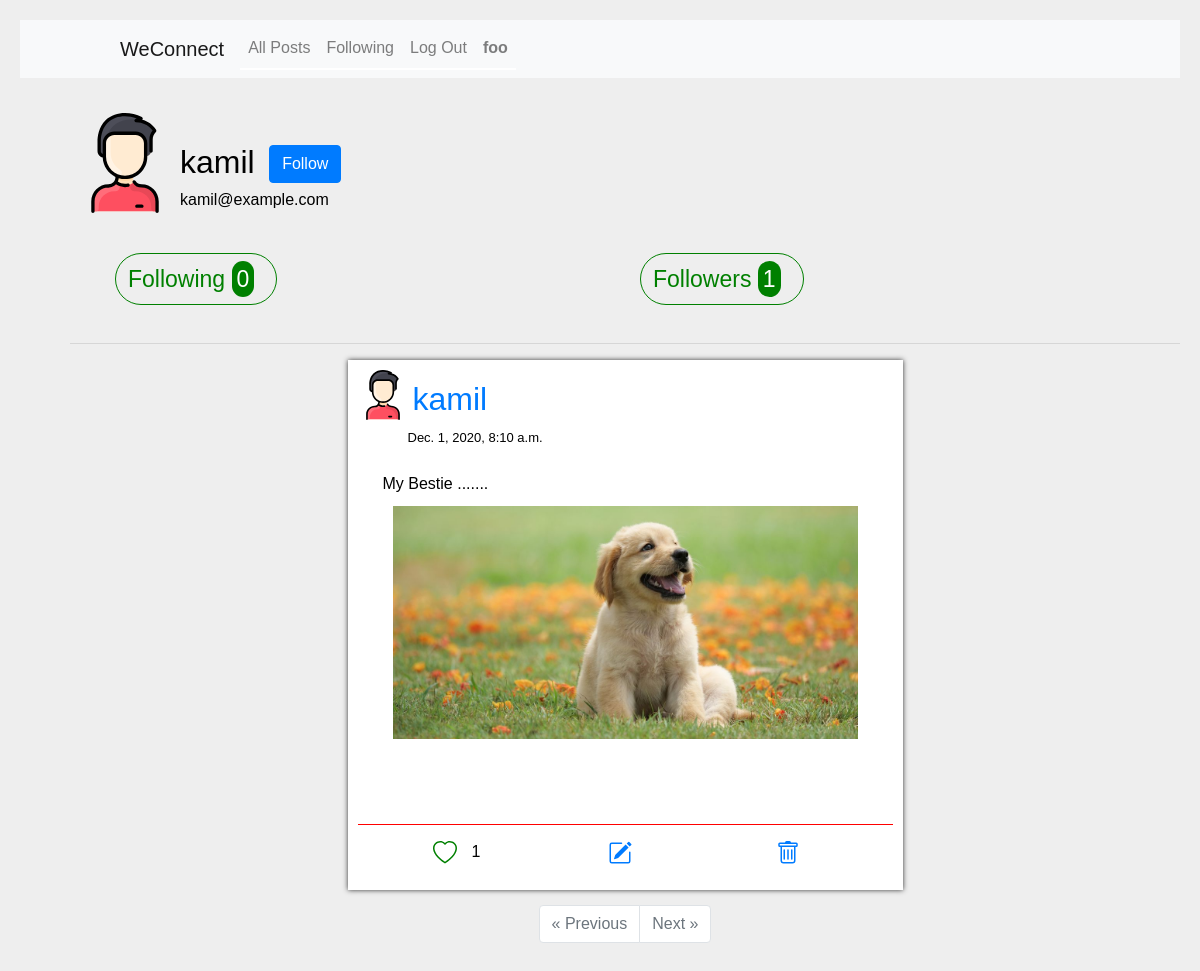
Page /profile/kamil (signed in) on the committed database.
### network/models.py (models this page shows, shortened)
class User(AbstractUser):
    following = models.ManyToManyField("self",symmetrical=False,related_name="followers",blank=True)
    pass

class Posts(models.Model):
	id = models.AutoField(primary_key=True)
	creator = models.ForeignKey("User",related_name="profile",on_delete=models.CASCADE)
	content = models.CharField(blank=False, max_length=1000)
	timestamp = models.DateTimeField(auto_now_add=True)
	likes = models.IntegerField(default=0)
	likedby = models.ManyToManyField("User",related_name="likers",blank=True)

class Image(models.Model):
	uploader = models.ForeignKey("User", related_name="pics", on_delete=models.CASCADE)
	post= models.ForeignKey("Posts", related_name="pics", on_delete=models.CASCADE)
	link = models.CharField(blank=False, max_length=1000)
	code = models.CharField(blank=False, max_length=200)

### network/views.py (the view)
# urls.py: path("profile/<str:name>", views.profile, name="profile"),
def profile(request,name):
    me=request.user.username
    person=User.objects.get(username=me)
    pro=User.objects.get(username=name)
    email=pro.email
    posts=pro.profile.all()
    followers=pro.followers.all()
    following=pro.following.all()
    my_liked=person.likers.all()
    my_following=person.following.all()
    p=Paginator(posts,10) #Paginate to get 10 posts at a time
    if request.GET.get('page'):
        pgn=request.GET.get('page')
        if (int(pgn)<=p.num_pages):
            send=p.page(pgn)
        else:
            send=p.page(1)
    else:
        send=p.page(1)
    album=[]
    for thing in send:
        pics=thing.pics.all()
        album.append(pics)
    return render(request,"network/profile.html",{
        "me":person,
        "profile":pro,
        "name":name,
        "email":email,
        "post":send,
        "num":p.num_pages,
        "followers":followers,
        "following":following,
        "my_liked":my_liked,
        "my_following":my_following,
        "album":album
        })

### network/templates/network/profile.html (shortened to what this page needs)
{% extends "network/layout.html" %}
{% block body %}
	<div class="containeer">
	    <div class="one">
	        <img src="/media/person.svg" class="person"/>
		    <div class="up">
	    		<span class="user_name">{{name}}</span>
		    	{% if me != profile %}
					{% if profile in my_following %}
						<button type="button" class="follow btn btn-primary" data-add="unollow">Unfollow</button>
					{% else %}
						<button type="button" class="follow btn btn-primary" data-add="follow">Follow</button>
					{% endif %}
				{% endif %}
		    </div>
		</div>
		&emsp;&emsp;&emsp;&emsp;&emsp;{{email}}
		<div class="container">
			<div class="row">
				<div class="col here">
					<span class="bundle"><span class="lists">Following</span> <span class="num">{{following|length}}</span></span>
				</div>
				<div class="col here">
					<span class="bundle"><span class="lists">Followers</span> <span class="num">{{followers|length}}</span></span>
				</div>
			</div>
		</div>
	</div>
	<hr>
    {% for item in post %}
        <div class="post">
            <div class="one">
                <a href="/profile/{{item.creator}}">
                    <img src="/media/person.svg" class="person"/>
                </a>
                <div class="up">
                    <a href="/profile/{{item.creator}}">
                        <span class="creator">{{item.creator}}</span>
                    </a>
                    <div class="timestamp">{{item.timestamp}}</div>
                </div>
            </div>
            <div class="content">{{item.content}}<br>
                <div class="image">
                    {% for image in album %}
                        {% for img in image %}
                            {% if img.post == item %}
                                <img src="{{img.link}}">
                            {% endif %}
                        {% endfor %}
                    {% endfor %}
                </div>
            </div>
            <div class="container">
                <div class="row post_actions">
                    <div class="col" type="button" data-toogle="tooltip" data-placement="bottom" title="Like post">
                        {%if item in my_liked%}
                            <div class="actions liked" data-press="{{item.id}}" data-status="liked"><img src="/media/liked.svg" class="react"/>{{item.likes}}</div>
                        {% else %}
                            <div class="actions not_liked" data-press="{{item.id}}" data-status="not_liked"><img src="/media/not_liked.svg" class="react"/>
                            {{item.likes}}</div>
                        {% endif %}
                    </div>
                    <span class="col edit actions" type="button" data-toogle="tooltip" data-placement="bottom" title="Edit post">
                        <a href="/edit/?psid={{item.id}}">
                        </a>
                    </span>
                    <span class="col delete actions" type="button" data-toogle="tooltip" data-placement="bottom" title="delete Post">
                        <a href="/delete/{{item.id}}">
                        </a>
                    </span>
                </div>
            </div>
        </div>
    {% endfor %}
	<nav aria-label="Page navigation example">
	  <ul class="pagination justify-content-center">
	    {% if post.has_previous %}
	    <li class="page-item">
	      <a class="page-link" href="?page={{post.previous_page_number}}" aria-label="Previous">
	        <span aria-hidden="true">&laquo;</span> Previous
	      </a>
	    </li>
	    {% else %}
	    <li class="page-item disabled">
	      <a class="page-link" href="#" aria-label="Previous">
	        <span aria-hidden="true">&laquo;</span> Previous
	      </a>
	    </li>
	    {% endif %}
	    {% if post.has_next %}
	    <li class="page-item">
	      <a class="page-link" href="?page={{post.next_page_number}}" aria-label="Next">Next
	        <span aria-hidden="true">&raquo;</span>
	      </a>
	    </li>
	    {% else %}
	    <li class="page-item disabled">
	      <a class="page-link" href="#" aria-label="Next">Next
	        <span aria-hidden="true">&raquo;</span>
	      </a>
	    </li>
	    {% endif %}
	  </ul>
	</nav>
{% endblock %}

### network/templates/network/layout.html (shortened to what this page needs)
{% load static %}
<!DOCTYPE html>
<html lang="en">
    <head>
        <link rel="stylesheet" href="https://cdnjs.cloudflare.com/ajax/libs/font-awesome/5.15.1/css/all.min.css" />
        <link rel="stylesheet" href="https://stackpath.bootstrapcdn.com/bootstrap/4.4.1/css/bootstrap.min.css">
        <link rel="stylesheet" href="https://cdn.jsdelivr.net/npm/bootstrap@4.5.3/dist/css/bootstrap.min.css">
        <link href="{% static 'network/styles.css' %}" rel="stylesheet">
    </head>
    <body>
        <nav class="navbar navbar-expand-lg navbar-light bg-light">
            <a class="navbar-brand" href="#">WeConnect</a>
            <div>
              <ul class="navbar-nav mr-auto">
                <li class="nav-item">
                  <a class="nav-link" href="{% url 'index' %}">All Posts</a>
                </li>
                {% if user.is_authenticated %}
                    <li class="nav-item">
                        <a class="nav-link" href="{% url 'following' %}">Following</a>
                    </li>
                    <li class="nav-item">
                        <a class="nav-link" href="{% url 'logout' %}">Log Out</a>
                    </li>
                {% endif %}
                {% if user.is_authenticated %}
                    <li class="nav-item">
                        <a class="nav-link" href="{% url 'me' %}"><strong>{{ user.username }}</strong></a>
                    </li>
                {% endif %}
              </ul>
            </div>
        </nav>
        <div class="body">
            {% block body %}
            {% endblock %}
        </div>
    </body>
</html>

### network/static/network/styles.css (style rules this page uses)
* { box-sizing: border-box; padding: 0; margin: 0; }
body { background: #eee; font-family: sans-serif; color:black; margin:10px; padding:10px; }
.body { margin-left:50px; margin-top:30px; }
.navbar { padding-left:100px; }
.nav-item { border-bottom:2px solid white; }
.body { background: none; }
.user_name { font-size: 2em; }
.person { height:500px; width:100px; }
.post { background: white; display:grid; margin: 10px; margin-left: 25%; margin-bottom: 15px; box-shadow: 0px 0px 5px #333; padding: 10px; width: 50%; }
.one { display:flex; }
.containeer img { transform: scale(2); }
.containeer .up { transform: translateX(30px); }
.up a { text-decoration: none; }
.creator { font-size: 2em; margin:5px; display: block; }
.timestamp { font-size:13px; }
.person { height: 50px; width: 50px; }
.content { margin:25px; }
.content .image { margin: 10px; display: flex; align-items: center; justify-content: center; }
.post_actions { padding:15px; border-top: 1px solid red; }
.react { margin-right:10px; user-drag:none; user-select: none; -moz-user-select: none; -webkit-user-drag:none; -webkit-user-select:none; -ms-user-select:none; }
.bi { margin-top:0; margin-right:10px; }
.image img { height:auto; width:100% }
.page-item { user-select: none; user-drag: none; -moz-user-select:none; -webkit-user-drag: none; -webkit-user-select: none; -ms-user-select:none; }
.post_actions .col { display:flex; align-items: center; justify-content: center; }
.follow { transform: translateY(-5px); margin-left: 10px; }
.container { margin-top: 50px; }
ul { list-style-type: none; display: none; transition: 0.6s; }
.containeer { padding: 30px; }
.bundle { padding: 12px; border: 1px solid green; border-radius: 30px; font-size: 23px; color:green; }
.num { padding: 5px; margin-right:10px; background: green; color:white; border-radius:20px; }

### rows in the picture
User: username "foo"
User: username "kamil", email "kamil@example.com"
Posts: creator "kamil", timestamp "Dec. 1, 2020, 8:10 a.m.", content "My Bestie .......", likes "1"
Image: link (picture)

### other values in the picture
{{ following|length }} "0"
{{ followers|length }} "1"
